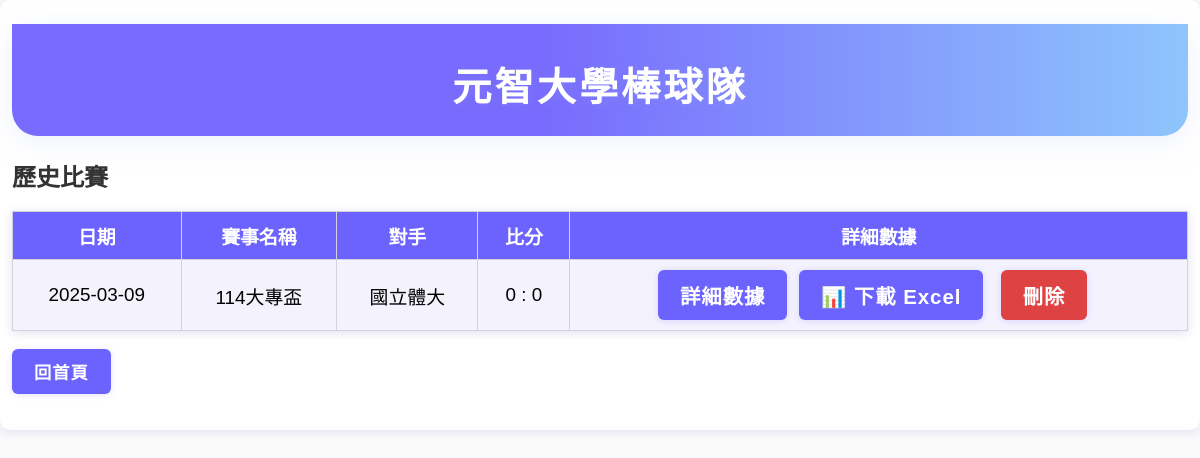
Before: /games with the older database file.
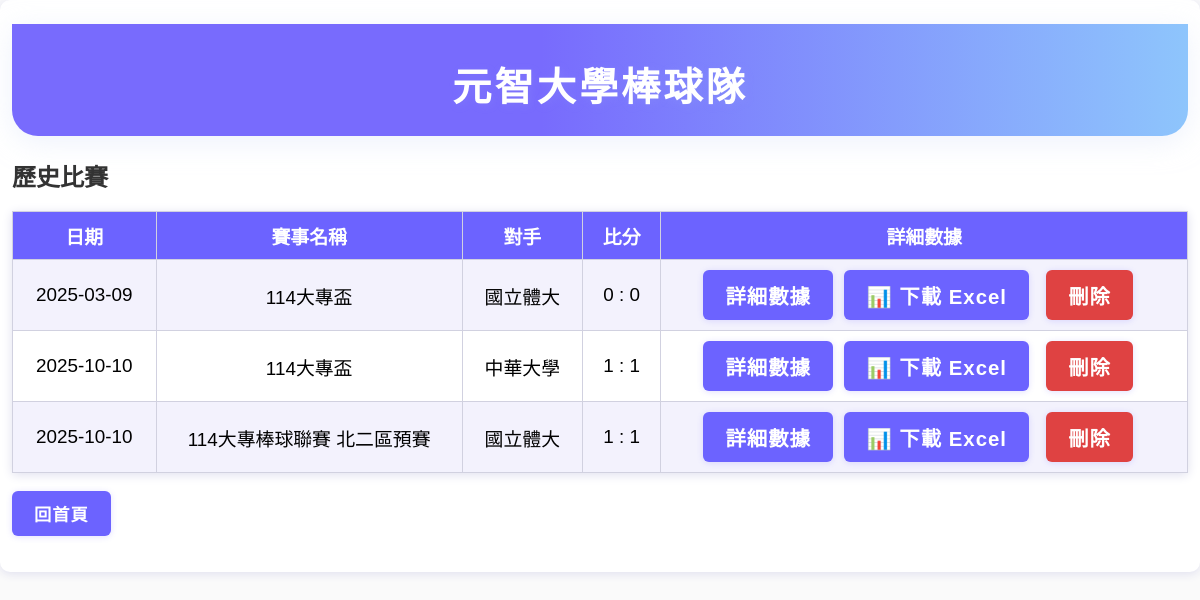
After: the same page with the newer database file.
### models.py (models this page shows)
class Game(db.Model):
    id = db.Column(db.Integer, primary_key=True)
    date = db.Column(db.String(20), nullable=False)
    opponent = db.Column(db.String(100), nullable=False)
    team_score = db.Column(db.Integer, nullable=True)
    opponent_score = db.Column(db.Integer, nullable=True)
    current_pitcher_id = db.Column(db.Integer, nullable=True)
    first_attack = db.Column(db.String(1))  # 'A': 先攻, 'D': 先守
    is_recorded = db.Column(db.Boolean, default=False)
    tournament = db.Column(db.String)
    next_batter_order = db.Column(db.Integer, default=0)

### app.py (the view)
@app.route('/games')
def games():
    games = Game.query.all()
    return render_template('games.html', games=games)

### templates/games.html
{% extends "base.html" %}
{% block content %}
<h2>歷史比賽</h2>
<table border="1" cellpadding="6">
    <tr>
        <th>日期</th>
        <th>賽事名稱</th>
        <th>對手</th>
        <th>比分</th>
        <th>詳細數據</th>
    </tr>
    {% for g in games %}
    <tr>
        <td>{{ g.date }}</td>
        <td>{{ g.tournament }}</td>
        <td>{{ g.opponent }}</td>
        <td>
            {% if g.team_score is not none and g.opponent_score is not none %}
                {{ g.team_score }} : {{ g.opponent_score }}
            {% else %}
                尚未設定
            {% endif %}
        </td>
        <td>
            <a class="menu-btn" href="{{ url_for('game_detail', game_id=g.id) }}" style="margin-right:6px;">詳細數據</a>
            <a href="{{ url_for('export_game_excel', game_id=g.id) }}" class="menu-btn">📊 下載 Excel</a>
            <a class="menu-btn" href="{{ url_for('delete_game', game_id=g.id) }}"
                onclick="return confirm('確定要刪除這場比賽？');"
                style="background:#df4242;">
                刪除
            </a>
        </td>
    </tr>
    {% endfor %}
</table>
<a class="menu-btn" href="{{ url_for('index') }}">回首頁</a>
{% endblock %}

### templates/base.html (shortened to what this page needs)
<!DOCTYPE html>
<html>
<head>
    <link rel="stylesheet" href="{{ url_for('static', filename='style.css') }}">
</head>
<body>
    <div class="main-container">
    <div style="
    width: 100%;
    background: linear-gradient(90deg, #786bfd 45%, #8ec5fc 100%);
    padding: 32px 0 24px 0;
    margin-bottom: 0;
    border-radius: 0 0 26px 26px;
    box-shadow: 0 6px 28px #dfe6fa88;
    ">
    <h1 style="
        color: #fff;
        font-size: 2.45em;
        font-weight: 900;
        letter-spacing: 3px;
        margin: 0;
        text-shadow: 2px 2px 9px #9da3f733;
        text-align: center;
    ">
        元智大學棒球隊
        </h1>
    </div>
    {% block content %}{% endblock %}
    </div>
</body>
</html>

### static/style.css (style rules this page uses)
body { font-family: Arial, "微軟正黑體", sans-serif; background: #fafafa; margin: 0; padding: 0; }
.main-container { max-width:1200px; margin: 0 auto; display: block; padding: 24px 12px 36px 12px; background: #fff; border-radius: 10px; box-shadow: 0 2px 10px #e0e0ef; }
h1, h2, h3, h4 { color: #333; margin-top: 22px; margin-bottom: 12px; font-weight: bold; }
.menu-btn { display: inline-block; margin-right: 12px; padding: 10px 22px; background: #6c63ff; color: white; border-radius: 6px; text-decoration: none; font-weight: 700; font-size: 1.08em; letter-spacing: 1px; transition: all 0.18s cubic-bezier(.51,.7,.36,.91); box-shadow: 0 1px 6px #6c63ff33; }
table { background: #fff; border-collapse: collapse; width: 100%; margin: 18px 0; box-shadow: 0 2px 10px #e0e0ef; white-space:nowrap; }
th, td { border: 1px solid #d1d1e0; text-align: center; padding: 10px 16px; font-size: 1.18em; white-space:nowrap; }
th { background: #6c63ff; color: #fff; font-weight: bold; }
tr:nth-child(even) td { background: #f3f2fd; }
a { color: #6c63ff; text-decoration: none; }

Changed rows visible on the page:
added Game: date "2025-10-10", tournament "114大專盃", opponent "中華大學", team_score "1", opponent_score "1"
added Game: date "2025-10-10", tournament "114大專棒球聯賽 北二區預賽", opponent "國立體大", team_score "1", opponent_score "1"
